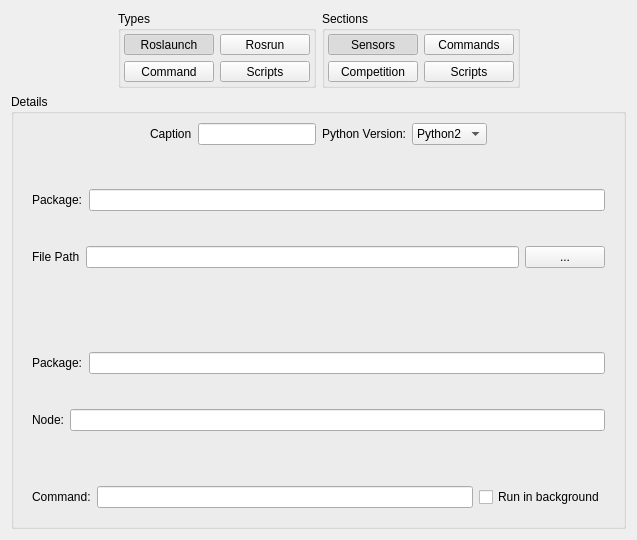
<?xml version="1.0" encoding="UTF-8"?>
<ui version="4.0">
 <class>TaskCreationForm</class>
 <widget class="QWidget" name="TaskCreationForm">
  <property name="geometry">
   <rect>
    <x>0</x>
    <y>0</y>
    <width>637</width>
    <height>540</height>
   </rect>
  </property>
  <property name="windowTitle">
   <string>Form</string>
  </property>
  <layout class="QVBoxLayout" name="verticalLayout_4">
   <item>
    <layout class="QVBoxLayout" name="verticalLayout_3">
     <item>
      <layout class="QHBoxLayout" name="horizontalLayout_8">
       <property name="leftMargin">
        <number>10</number>
       </property>
       <property name="rightMargin">
        <number>10</number>
       </property>
       <item>
        <spacer name="horizontalSpacer_5">
         <property name="orientation">
          <enum>Qt::Horizontal</enum>
         </property>
         <property name="sizeHint" stdset="0">
          <size>
           <width>40</width>
           <height>20</height>
          </size>
         </property>
        </spacer>
       </item>
       <item>
        <widget class="QGroupBox" name="typeGroupBox">
         <property name="title">
          <string>Types</string>
         </property>
         <layout class="QGridLayout" name="gridLayout_2">
          <property name="leftMargin">
           <number>3</number>
          </property>
          <property name="topMargin">
           <number>3</number>
          </property>
          <property name="rightMargin">
           <number>3</number>
          </property>
          <property name="bottomMargin">
           <number>3</number>
          </property>
          <item row="0" column="1">
           <widget class="QToolButton" name="roslaunchTB">
            <property name="sizePolicy">
             <sizepolicy hsizetype="Fixed" vsizetype="Fixed">
              <horstretch>0</horstretch>
              <verstretch>0</verstretch>
             </sizepolicy>
            </property>
            <property name="minimumSize">
             <size>
              <width>90</width>
              <height>0</height>
             </size>
            </property>
            <property name="maximumSize">
             <size>
              <width>90</width>
              <height>16777215</height>
             </size>
            </property>
            <property name="text">
             <string>Roslaunch</string>
            </property>
            <property name="icon">
             <iconset resource="../../resources/mrl_resources.qrc">
              <normaloff>:/icons/new_task/Types/roslaunch.png</normaloff>:/icons/new_task/Types/roslaunch.png</iconset>
            </property>
            <property name="iconSize">
             <size>
              <width>64</width>
              <height>64</height>
             </size>
            </property>
            <property name="checkable">
             <bool>true</bool>
            </property>
            <property name="checked">
             <bool>true</bool>
            </property>
            <property name="autoExclusive">
             <bool>true</bool>
            </property>
            <property name="toolButtonStyle">
             <enum>Qt::ToolButtonTextUnderIcon</enum>
            </property>
           </widget>
          </item>
          <item row="0" column="2">
           <widget class="QToolButton" name="rosrunTB">
            <property name="sizePolicy">
             <sizepolicy hsizetype="Fixed" vsizetype="Fixed">
              <horstretch>0</horstretch>
              <verstretch>0</verstretch>
             </sizepolicy>
            </property>
            <property name="minimumSize">
             <size>
              <width>90</width>
              <height>0</height>
             </size>
            </property>
            <property name="maximumSize">
             <size>
              <width>90</width>
              <height>16777215</height>
             </size>
            </property>
            <property name="text">
             <string>Rosrun</string>
            </property>
            <property name="icon">
             <iconset resource="../../resources/mrl_resources.qrc">
              <normaloff>:/icons/new_task/Types/rosrun.png</normaloff>:/icons/new_task/Types/rosrun.png</iconset>
            </property>
            <property name="iconSize">
             <size>
              <width>64</width>
              <height>64</height>
             </size>
            </property>
            <property name="checkable">
             <bool>true</bool>
            </property>
            <property name="autoExclusive">
             <bool>true</bool>
            </property>
            <property name="toolButtonStyle">
             <enum>Qt::ToolButtonTextUnderIcon</enum>
            </property>
           </widget>
          </item>
          <item row="1" column="1">
           <widget class="QToolButton" name="cmdTB_2">
            <property name="minimumSize">
             <size>
              <width>90</width>
              <height>0</height>
             </size>
            </property>
            <property name="maximumSize">
             <size>
              <width>90</width>
              <height>16777215</height>
             </size>
            </property>
            <property name="text">
             <string>Command</string>
            </property>
            <property name="icon">
             <iconset resource="../../resources/mrl_resources.qrc">
              <normaloff>:/icons/new_task/Types/command.png</normaloff>:/icons/new_task/Types/command.png</iconset>
            </property>
            <property name="iconSize">
             <size>
              <width>64</width>
              <height>64</height>
             </size>
            </property>
            <property name="checkable">
             <bool>true</bool>
            </property>
            <property name="autoExclusive">
             <bool>true</bool>
            </property>
            <property name="toolButtonStyle">
             <enum>Qt::ToolButtonTextUnderIcon</enum>
            </property>
           </widget>
          </item>
          <item row="1" column="2">
           <widget class="QToolButton" name="scriptTB_2">
            <property name="minimumSize">
             <size>
              <width>90</width>
              <height>0</height>
             </size>
            </property>
            <property name="maximumSize">
             <size>
              <width>90</width>
              <height>16777215</height>
             </size>
            </property>
            <property name="text">
             <string>Scripts</string>
            </property>
            <property name="icon">
             <iconset resource="../../resources/mrl_resources.qrc">
              <normaloff>:/icons/new_task/Types/script.png</normaloff>:/icons/new_task/Types/script.png</iconset>
            </property>
            <property name="iconSize">
             <size>
              <width>64</width>
              <height>64</height>
             </size>
            </property>
            <property name="checkable">
             <bool>true</bool>
            </property>
            <property name="autoExclusive">
             <bool>true</bool>
            </property>
            <property name="toolButtonStyle">
             <enum>Qt::ToolButtonTextUnderIcon</enum>
            </property>
           </widget>
          </item>
         </layout>
        </widget>
       </item>
       <item>
        <widget class="QGroupBox" name="sectionGroupBox">
         <property name="title">
          <string>Sections</string>
         </property>
         <layout class="QGridLayout" name="gridLayout">
          <property name="leftMargin">
           <number>3</number>
          </property>
          <property name="topMargin">
           <number>3</number>
          </property>
          <property name="rightMargin">
           <number>3</number>
          </property>
          <property name="bottomMargin">
           <number>3</number>
          </property>
          <item row="0" column="1">
           <widget class="QToolButton" name="sensorTB">
            <property name="sizePolicy">
             <sizepolicy hsizetype="Fixed" vsizetype="Fixed">
              <horstretch>0</horstretch>
              <verstretch>0</verstretch>
             </sizepolicy>
            </property>
            <property name="minimumSize">
             <size>
              <width>90</width>
              <height>0</height>
             </size>
            </property>
            <property name="maximumSize">
             <size>
              <width>90</width>
              <height>16777215</height>
             </size>
            </property>
            <property name="text">
             <string>Sensors</string>
            </property>
            <property name="icon">
             <iconset resource="../../resources/mrl_resources.qrc">
              <normaloff>:/icons/new_task/sensor.png</normaloff>:/icons/new_task/sensor.png</iconset>
            </property>
            <property name="iconSize">
             <size>
              <width>64</width>
              <height>64</height>
             </size>
            </property>
            <property name="checkable">
             <bool>true</bool>
            </property>
            <property name="checked">
             <bool>true</bool>
            </property>
            <property name="autoExclusive">
             <bool>true</bool>
            </property>
            <property name="toolButtonStyle">
             <enum>Qt::ToolButtonTextUnderIcon</enum>
            </property>
           </widget>
          </item>
          <item row="0" column="3">
           <widget class="QToolButton" name="cmdTB">
            <property name="sizePolicy">
             <sizepolicy hsizetype="Fixed" vsizetype="Fixed">
              <horstretch>0</horstretch>
              <verstretch>0</verstretch>
             </sizepolicy>
            </property>
            <property name="minimumSize">
             <size>
              <width>90</width>
              <height>0</height>
             </size>
            </property>
            <property name="maximumSize">
             <size>
              <width>90</width>
              <height>16777215</height>
             </size>
            </property>
            <property name="text">
             <string>Commands</string>
            </property>
            <property name="icon">
             <iconset resource="../../resources/mrl_resources.qrc">
              <normaloff>:/icons/new_task/terminal.png</normaloff>:/icons/new_task/terminal.png</iconset>
            </property>
            <property name="iconSize">
             <size>
              <width>64</width>
              <height>64</height>
             </size>
            </property>
            <property name="checkable">
             <bool>true</bool>
            </property>
            <property name="autoExclusive">
             <bool>true</bool>
            </property>
            <property name="toolButtonStyle">
             <enum>Qt::ToolButtonTextUnderIcon</enum>
            </property>
           </widget>
          </item>
          <item row="1" column="1">
           <widget class="QToolButton" name="compTB">
            <property name="minimumSize">
             <size>
              <width>90</width>
              <height>0</height>
             </size>
            </property>
            <property name="maximumSize">
             <size>
              <width>90</width>
              <height>16777215</height>
             </size>
            </property>
            <property name="text">
             <string>Competition</string>
            </property>
            <property name="icon">
             <iconset resource="../../resources/mrl_resources.qrc">
              <normaloff>:/icons/new_task/competition.png</normaloff>:/icons/new_task/competition.png</iconset>
            </property>
            <property name="iconSize">
             <size>
              <width>64</width>
              <height>64</height>
             </size>
            </property>
            <property name="checkable">
             <bool>true</bool>
            </property>
            <property name="autoExclusive">
             <bool>true</bool>
            </property>
            <property name="toolButtonStyle">
             <enum>Qt::ToolButtonTextUnderIcon</enum>
            </property>
           </widget>
          </item>
          <item row="1" column="3">
           <widget class="QToolButton" name="scriptTB">
            <property name="minimumSize">
             <size>
              <width>90</width>
              <height>0</height>
             </size>
            </property>
            <property name="maximumSize">
             <size>
              <width>90</width>
              <height>16777215</height>
             </size>
            </property>
            <property name="text">
             <string>Scripts</string>
            </property>
            <property name="icon">
             <iconset resource="../../resources/mrl_resources.qrc">
              <normaloff>:/icons/new_task/script.png</normaloff>:/icons/new_task/script.png</iconset>
            </property>
            <property name="iconSize">
             <size>
              <width>64</width>
              <height>64</height>
             </size>
            </property>
            <property name="checkable">
             <bool>true</bool>
            </property>
            <property name="autoExclusive">
             <bool>true</bool>
            </property>
            <property name="toolButtonStyle">
             <enum>Qt::ToolButtonTextUnderIcon</enum>
            </property>
           </widget>
          </item>
         </layout>
        </widget>
       </item>
       <item>
        <spacer name="horizontalSpacer_4">
         <property name="orientation">
          <enum>Qt::Horizontal</enum>
         </property>
         <property name="sizeHint" stdset="0">
          <size>
           <width>40</width>
           <height>20</height>
          </size>
         </property>
        </spacer>
       </item>
      </layout>
     </item>
    </layout>
   </item>
   <item>
    <widget class="QGroupBox" name="groupBox">
     <property name="title">
      <string>Details</string>
     </property>
     <layout class="QVBoxLayout" name="verticalLayout_2">
      <item>
       <layout class="QHBoxLayout" name="horizontalLayout_7">
        <property name="leftMargin">
         <number>10</number>
        </property>
        <property name="rightMargin">
         <number>10</number>
        </property>
        <item>
         <spacer name="horizontalSpacer_6">
          <property name="orientation">
           <enum>Qt::Horizontal</enum>
          </property>
          <property name="sizeHint" stdset="0">
           <size>
            <width>40</width>
            <height>20</height>
           </size>
          </property>
         </spacer>
        </item>
        <item>
         <widget class="QLabel" name="label_7">
          <property name="text">
           <string>Caption</string>
          </property>
         </widget>
        </item>
        <item>
         <widget class="QLineEdit" name="captionLineEdit"/>
        </item>
        <item>
         <widget class="QLabel" name="python_lbl">
          <property name="text">
           <string>Python Version:</string>
          </property>
         </widget>
        </item>
        <item>
         <widget class="QComboBox" name="python_combobox">
          <item>
           <property name="text">
            <string>Python2</string>
           </property>
          </item>
          <item>
           <property name="text">
            <string>Python3</string>
           </property>
          </item>
         </widget>
        </item>
        <item>
         <spacer name="horizontalSpacer_7">
          <property name="orientation">
           <enum>Qt::Horizontal</enum>
          </property>
          <property name="sizeHint" stdset="0">
           <size>
            <width>40</width>
            <height>20</height>
           </size>
          </property>
         </spacer>
        </item>
       </layout>
      </item>
      <item>
       <layout class="QVBoxLayout" name="verticalLayout">
        <item>
         <widget class="QWidget" name="filePathWidget" native="true">
          <layout class="QVBoxLayout" name="verticalLayout_5" stretch="1,0">
           <item>
            <layout class="QHBoxLayout" name="horizontalLayout_10">
             <item>
              <widget class="QLabel" name="label">
               <property name="text">
                <string>Package:</string>
               </property>
              </widget>
             </item>
             <item>
              <widget class="QLineEdit" name="pkgForlaunchBox"/>
             </item>
            </layout>
           </item>
           <item>
            <layout class="QHBoxLayout" name="horizontalLayout_9">
             <item>
              <widget class="QLabel" name="label_3">
               <property name="text">
                <string>File Path</string>
               </property>
              </widget>
             </item>
             <item>
              <widget class="QLineEdit" name="pathLineEdit"/>
             </item>
             <item>
              <widget class="QPushButton" name="openFileBtn">
               <property name="text">
                <string>...</string>
               </property>
              </widget>
             </item>
            </layout>
           </item>
          </layout>
         </widget>
        </item>
        <item>
         <widget class="QWidget" name="packageWidget" native="true">
          <layout class="QVBoxLayout" name="verticalLayout_6" stretch="2,0">
           <item>
            <layout class="QHBoxLayout" name="horizontalLayout_4">
             <item>
              <widget class="QLabel" name="label_4">
               <property name="text">
                <string>Package:</string>
               </property>
              </widget>
             </item>
             <item>
              <widget class="QLineEdit" name="pkgBox"/>
             </item>
            </layout>
           </item>
           <item>
            <layout class="QHBoxLayout" name="horizontalLayout_11">
             <item>
              <widget class="QLabel" name="label_5">
               <property name="text">
                <string>Node:</string>
               </property>
              </widget>
             </item>
             <item>
              <widget class="QLineEdit" name="nodeBox"/>
             </item>
            </layout>
           </item>
          </layout>
         </widget>
        </item>
        <item>
         <widget class="QWidget" name="cmdWidget" native="true">
          <layout class="QHBoxLayout" name="horizontalLayout">
           <item>
            <widget class="QLabel" name="label_6">
             <property name="text">
              <string>Command:</string>
             </property>
            </widget>
           </item>
           <item>
            <widget class="QLineEdit" name="cmdLineEdit"/>
           </item>
           <item>
            <widget class="QCheckBox" name="backgroundCBox">
             <property name="text">
              <string>Run in background</string>
             </property>
            </widget>
           </item>
          </layout>
         </widget>
        </item>
       </layout>
      </item>
     </layout>
    </widget>
   </item>
  </layout>
 </widget>
 <resources>
  <include location="../../resources/mrl_resources.qrc"/>
 </resources>
 <connections/>
</ui>
